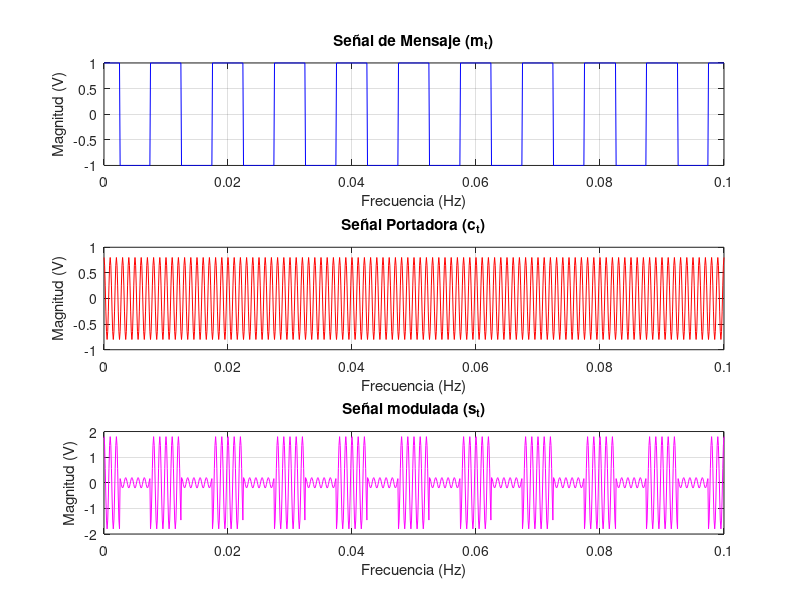
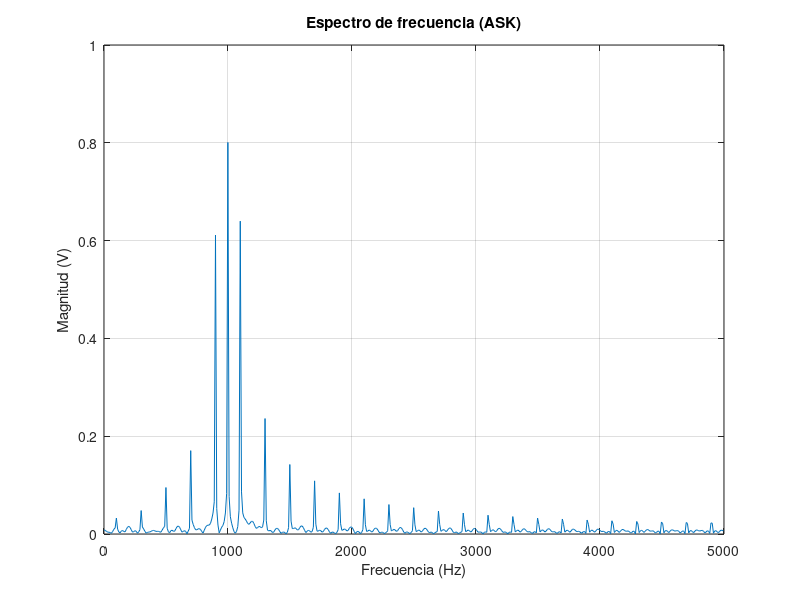

The MATLAB script that drew these images, in order:
clear
clc
close all hidden
format short

fs = 10000;
t = 0:1/fs:0.1;

% Señal de mensaje
Am = 1;
fm = 50;
m_t = Am.*(2.*round(cos(2*pi*fm*t).^2)-1);

% Señal portadora
fc = 1000;
Ac = 0.8;
c_t = Ac .* cos(2*pi*fc*t);

% Modulación ASK
s_t = c_t + m_t.*c_t./Ac;

figure('Name','Modulación (ASK)')

subplot(3, 1, 1);
plot(t, m_t, 'b');
title('Señal de Mensaje (m_t)');
xlabel('Frecuencia (Hz)');
ylabel('Magnitud (V)');
grid on;

subplot(3, 1, 2);
plot(t, c_t, 'r');
title('Señal Portadora (c_t)');
xlabel('Frecuencia (Hz)');
ylabel('Magnitud (V)');
grid on;

subplot(3, 1, 3);
plot(t, s_t, 'm');
title('Señal modulada (s_t)');
xlabel('Frecuencia (Hz)');
ylabel('Magnitud (V)');
grid on;

N = length(s_t);      % Número de muestras
Y = fft(s_t)/N;       % Transformada de Fourier
f = fs*(0:(N/2))/N;   % Eje de frecuencias

figure('Name','Espectro de frecuencia (ASK)')
plot(f, 2*abs(Y(1:N/2+1)));
title('Espectro de frecuencia (ASK)');
xlabel('Frecuencia (Hz)');
ylabel('Magnitud (V)');
grid on;